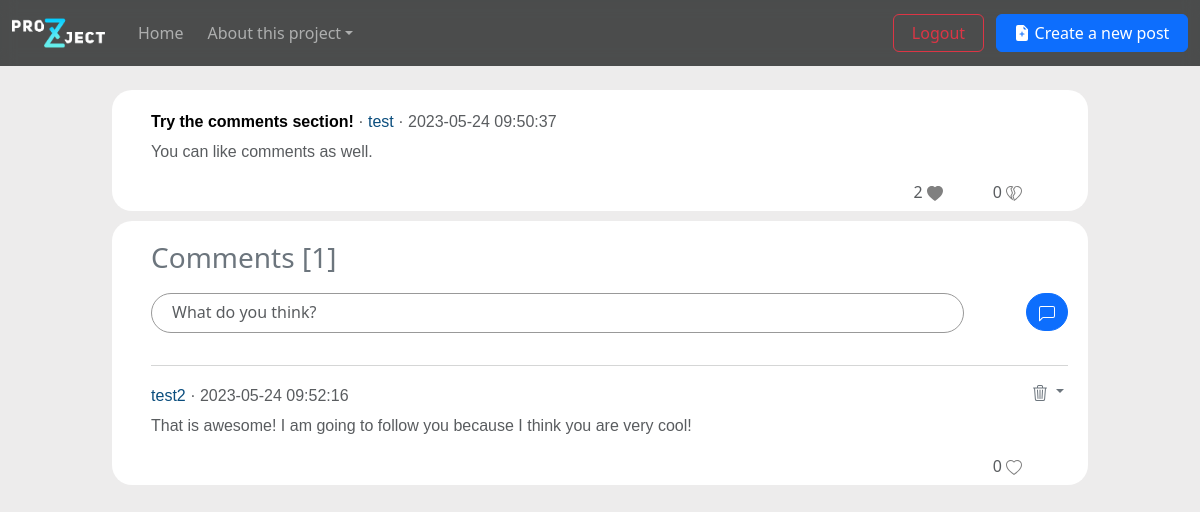
Page /comments/2 (signed in) on the committed database.
### website/models.py (models this page shows, shortened)
class Post(db.Model):
    id = db.Column(db.Integer, primary_key = True)
    title = db.Column(db.String(1000))
    content = db.Column(db.String(1000))
    date_created = db.Column(db.DateTime(timezone = True), default = func.now())
    user_of_post = db.Column(db.Integer, db.ForeignKey('user.id'), nullable = False)
    comments = db.relationship('Comment', backref = 'post', passive_deletes = True)
    likes = db.relationship('Like', backref = 'post', passive_deletes = True, lazy = 'select')
    dislikes = db.relationship('Dislike', backref = 'post', passive_deletes = True, lazy = 'select')

class User(UserMixin, db.Model):
    id = db.Column(db.Integer, primary_key = True)
    username = db.Column(db.String(100), unique = True)
    password = db.Column(db.String(100))
    posts = db.relationship('Post', backref = 'user', passive_deletes = True)
    comments = db.relationship('Comment', backref = 'user', passive_deletes = True)
    likes = db.relationship('Like', backref = 'user', passive_deletes = True)
    dislikes = db.relationship('Dislike', backref = 'user', passive_deletes = True)
    followed = db.relationship(
        'User', secondary = 'followers',
        primaryjoin = (followers.c.follower_id == id),
        secondaryjoin = (followers.c.followed_id == id),
        backref = db.backref('followers', lazy = 'dynamic'), lazy = 'dynamic')

class Comment(db.Model):
    id = db.Column(db.Integer, primary_key = True)
    post_of_comment = db.Column(db.Integer, db.ForeignKey('post.id', ondelete='CASCADE'), nullable = False)
    user_of_comment = db.Column(db.Integer, db.ForeignKey('user.id', ondelete='CASCADE'), nullable = False)
    date_created = db.Column(db.DateTime(timezone = True), default = func.now())
    content = db.Column(db.String(1000))
    likes = db.relationship('Like', backref = 'comment', passive_deletes = True, lazy = 'select')
    dislikes = db.relationship('Dislike', backref = 'comment', passive_deletes = True, lazy = 'select')

### website/views.py (the view)
@views.route('/comments/<id>', methods = ['GET', 'POST'])
def create_comment(id):
    post = Post.query.filter_by(id = id).first()
    if not post:
        flash('Post does not exist!', 'error')
    if request.method == 'POST':
        content = request.form.get('content')
        comment = Comment(content = content, post_of_comment = id, user_of_comment = current_user.id)
        db.session.add(comment)
        db.session.commit()
    return render_template('comments.html', user = current_user, post = post)

### website/templates/comments.html (shortened to what this page needs)
{% extends 'posts_template.html' %}
{% block content %}
<br/>
<div class="container text-body-secondary container-flex">
    <div class="post-bg">
        <div class="row colstyle">
            <div class="col-10 colstyle">
                <div>
                <p class="title">
                    <span style="color: black;"><b>{{ post.title }}</b> </span>
                     · <a href="/{{ post.user.username }}" style="text-decoration: none; color: rgb(10, 77, 125)">{{ post.user.username }}</a> · {{ post.date_created }}</span></p>
                </div>
            </div>
            <div class="col-2 colstyle" style="text-align: right;">
            </div>
        </div>
        <p class="title">{{ post.content }}</p>
        <div style="text-align: right">
            {{ post.likes | length }}
                <a href="/like-post/{{ post.id }}"  class="icons">
                    {% if not user.id in post.likes|map(attribute = "user_of_like")|list %}
                        <svg xmlns="http://www.w3.org/2000/svg" width="16" height="16" fill="currentColor" class="bi bi-heart" viewBox="0 0 16 16">
                            <path d="m8 2.748-.717-.737C5.6.281 2.514.878 1.4 3.053c-.523 1.023-.641 2.5.314 4.385.92 1.815 2.834 3.989 6.286 6.357 3.452-2.368 5.365-4.542 6.286-6.357.955-1.886.838-3.362.314-4.385C13.486.878 10.4.28 8.717 2.01L8 2.748zM8 15C-7.333 4.868 3.279-3.04 7.824 1.143c.06.055.119.112.176.171a3.12 3.12 0 0 1 .176-.17C12.72-3.042 23.333 4.867 8 15z"/>
                        </svg>
                    {% else %}
                        <svg xmlns="http://www.w3.org/2000/svg" width="16" height="16" fill="currentColor" class="bi bi-heart-fill" viewBox="0 0 16 16">
                            <path fill-rule="evenodd" d="M8 1.314C12.438-3.248 23.534 4.735 8 15-7.534 4.736 3.562-3.248 8 1.314z"/>
                        </svg>
                    {% endif %}
                </a>
                {{ post.dislikes | length }}
                <a href="/dislike-post/{{ post.id }}" class="icons">
                </a>
        </div>
    </div>
</div>
<div class="container text-body-secondary container-flex">
    <div class="post-bg">
        <h3 class="text-secondary" style="margin-bottom: 2%;">Comments [{{ post.comments | length }}]</h3>
        <form method="POST">
            <div type="form-floating">
                <div class="row">
                    <div class="col-10" style="text-align:left;">
                        <textarea maxlength="120" placeholder="What do you think?" id="my-textarea" class="comments-input form-control"" name="content"></textarea>
                    </div>
                    <div class="col-2" style="text-align:right;">
                        <button class="btn btn-primary" type="submit" style="border-radius: 40px;">
                        </button>
                    </div>
                </div>
            </div>
        </form>
    <br/>
    {% for comment in post.comments | reverse %}
    <hr class="my-2" style="padding-bottom:10px;">
        <div class="row colstyle">
            <div class="col-10 colstyle">
                <div>
                <p class="title">
                    <a href="{{ comment.user.username }}" style="text-decoration: none; color: rgb(10, 77, 125)">{{comment.user.username}}</a> · {{comment.date_created}}</span></p>
                </div>
            </div>
            <div class="col-2 colstyle" style="text-align: right;">
                {% if user.id == comment.user.id or user.id == post.user.id or user.id == 1: %}
                <div class="btn-group">
                    <button type="button" class=" btn btn-outline-secondary delete-button dropdown-toggle" data-bs-toggle="dropdown">
                    </button>
                </div>
                {% endif %}
            </div>
        </div>
        <p class="title">{{ comment.content }}</p>
        <div style="text-align: right">
            {{ comment.likes | length }}
            <a href="/like-comment/{{ comment.id }}"  class="icons">
            </a>
        </div>
        {% endfor %}
    </div>
</div>
{% endblock %}

### website/templates/posts_template.html (style rules this page uses)
body { background-color: #edecec; }
.post-bg { margin-inline: auto; background-color: white; padding-top: 20px; padding-bottom: 7px; padding-right: 20px; padding-left:4%; border-radius: 20px; margin-bottom: 10px; width: 100%; }
.container { display: flex; flex-direction: row; max-width: 1000px; }
.title { font-family:'Trebuchet MS', 'Lucida Sans Unicode', 'Lucida Grande', 'Lucida Sans', Arial, sans-serif; font-size: medium; }
.delete-button { padding: 0px; padding-bottom: 4px; padding-inline: 4px; border: none; bottom: 5px; border-radius: 10px; margin-right: 0px; }
.icons { margin-right: 5%; color: grey; text-decoration: none; align-self: right; }
.colstyle { align-items: left; margin-bottom: -5px; }
.comments-input { height: 40px; width: 107%; resize: none; border-color: #999; border-radius: 20px; align-self: center; top: 50%; padding-left: 20px; }

### rows in the picture
Post: title "Try the comments section!", date_created "2023-05-24 09:50:37", content "You can like comments as well."
User: user.username "test"
Comment: user.username "test2", date_created "2023-05-24 09:52:16", content "That is awesome! I am going to follow you because I think you are very cool!", likes|length "0"

### other values in the picture
{{ post.likes | length }} "2"
{{ post.dislikes | length }} "0"
{{ post.comments | length }} "1"
